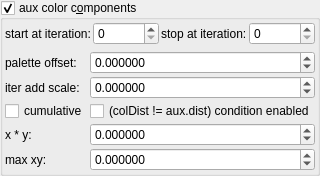
    <widget class="MyGroupBox" name="groupCheck_fold_color_aux_color_enabled_false">
     <property name="title">
      <string>aux color c&amp;omponents</string>
     </property>
     <property name="checkable">
      <bool>true</bool>
     </property>
     <layout class="QVBoxLayout" name="verticalLayout_11">
      <property name="leftMargin">
       <number>2</number>
      </property>
      <property name="topMargin">
       <number>2</number>
      </property>
      <property name="rightMargin">
       <number>2</number>
      </property>
      <property name="bottomMargin">
       <number>2</number>
      </property>
      <item>
       <layout class="QGridLayout" name="gridLayout_31" columnstretch="0,0,0,0">
        <property name="spacing">
         <number>2</number>
        </property>
        <item row="0" column="1">
         <widget class="MySpinBox" name="spinboxInt_fold_color_start_iterations_A">
          <property name="sizePolicy">
           <sizepolicy hsizetype="Minimum" vsizetype="Maximum">
            <horstretch>0</horstretch>
            <verstretch>0</verstretch>
           </sizepolicy>
          </property>
          <property name="maximum">
           <number>999</number>
          </property>
         </widget>
        </item>
        <item row="0" column="2">
         <widget class="QLabel" name="label_286">
          <property name="text">
           <string>stop at iteration:</string>
          </property>
         </widget>
        </item>
        <item row="0" column="0">
         <widget class="QLabel" name="label_287">
          <property name="text">
           <string>start at iteration:</string>
          </property>
         </widget>
        </item>
        <item row="0" column="3">
         <widget class="MySpinBox" name="spinboxInt_fold_color_stop_iterations_A">
          <property name="sizePolicy">
           <sizepolicy hsizetype="Minimum" vsizetype="Maximum">
            <horstretch>0</horstretch>
            <verstretch>0</verstretch>
           </sizepolicy>
          </property>
          <property name="maximum">
           <number>999</number>
          </property>
         </widget>
        </item>
       </layout>
      </item>
      <item>
       <layout class="QGridLayout" name="gridLayout_29" columnstretch="0,1">
        <property name="spacing">
         <number>2</number>
        </property>
        <item row="1" column="0">
         <widget class="QLabel" name="label_17">
          <property name="text">
           <string>iter add scale:</string>
          </property>
         </widget>
        </item>
        <item row="2" column="0">
         <widget class="MyCheckBox" name="checkBox_fold_color_aux_color_enabledB_false">
          <property name="text">
           <string notr="true">cumulative</string>
          </property>
         </widget>
        </item>
        <item row="3" column="1">
         <widget class="MyDoubleSpinBox" name="spinbox4_fold_color_difs_0000_y">
          <property name="sizePolicy">
           <sizepolicy hsizetype="Minimum" vsizetype="Maximum">
            <horstretch>0</horstretch>
            <verstretch>0</verstretch>
           </sizepolicy>
          </property>
          <property name="prefix">
           <string/>
          </property>
          <property name="suffix">
           <string/>
          </property>
          <property name="decimals">
           <number>6</number>
          </property>
          <property name="minimum">
           <double>-100.000000000000000</double>
          </property>
          <property name="maximum">
           <double>100.000000000000000</double>
          </property>
          <property name="singleStep">
           <double>0.100000000000000</double>
          </property>
         </widget>
        </item>
        <item row="3" column="0">
         <widget class="QLabel" name="label_288">
          <property name="text">
           <string notr="true">x * y:</string>
          </property>
         </widget>
        </item>
        <item row="2" column="1">
         <widget class="MyCheckBox" name="checkBox_fold_color_aux_color_enabledA">
          <property name="text">
           <string notr="true">(colDist != aux.dist) condition enabled</string>
          </property>
         </widget>
        </item>
        <item row="0" column="1">
         <widget class="MyDoubleSpinBox" name="spinbox4_fold_color_difs_0000_x">
          <property name="sizePolicy">
           <sizepolicy hsizetype="Minimum" vsizetype="Maximum">
            <horstretch>0</horstretch>
            <verstretch>0</verstretch>
           </sizepolicy>
          </property>
          <property name="prefix">
           <string/>
          </property>
          <property name="suffix">
           <string/>
          </property>
          <property name="decimals">
           <number>6</number>
          </property>
          <property name="minimum">
           <double>-100.000000000000000</double>
          </property>
          <property name="maximum">
           <double>100.000000000000000</double>
          </property>
          <property name="singleStep">
           <double>0.100000000000000</double>
          </property>
         </widget>
        </item>
        <item row="1" column="1">
         <widget class="MyDoubleSpinBox" name="spinbox_fold_color_difs0">
          <property name="sizePolicy">
           <sizepolicy hsizetype="Minimum" vsizetype="Maximum">
            <horstretch>0</horstretch>
            <verstretch>0</verstretch>
           </sizepolicy>
          </property>
          <property name="prefix">
           <string/>
          </property>
          <property name="suffix">
           <string/>
          </property>
          <property name="decimals">
           <number>6</number>
          </property>
          <property name="minimum">
           <double>-99.998999999999995</double>
          </property>
          <property name="maximum">
           <double>99.998999999999995</double>
          </property>
          <property name="singleStep">
           <double>0.100000000000000</double>
          </property>
         </widget>
        </item>
        <item row="0" column="0">
         <widget class="QLabel" name="label_24">
          <property name="text">
           <string>palette offset:</string>
          </property>
         </widget>
        </item>
        <item row="4" column="0">
         <widget class="QLabel" name="label_289">
          <property name="text">
           <string>max xy:</string>
          </property>
         </widget>
        </item>
        <item row="4" column="1">
         <widget class="MyDoubleSpinBox" name="spinbox4_fold_color_difs_0000_z">
          <property name="sizePolicy">
           <sizepolicy hsizetype="Minimum" vsizetype="Maximum">
            <horstretch>0</horstretch>
            <verstretch>0</verstretch>
           </sizepolicy>
          </property>
          <property name="prefix">
           <string/>
          </property>
          <property name="suffix">
           <string/>
          </property>
          <property name="decimals">
           <number>6</number>
          </property>
          <property name="minimum">
           <double>-100.000000000000000</double>
          </property>
          <property name="maximum">
           <double>100.000000000000000</double>
          </property>
          <property name="singleStep">
           <double>0.100000000000000</double>
          </property>
         </widget>
        </item>
       </layout>
      </item>
     </layout>
    </widget>
